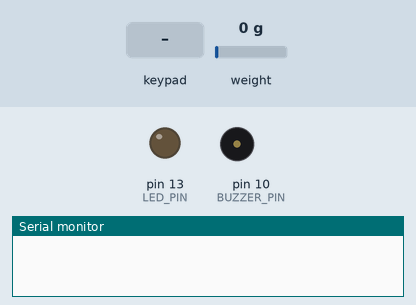
The sketch below on a simulated Arduino Mega 2560, built with avr-gcc and run on an emulated ATmega2560. On the bench: output pins drawn as LEDs (lit = HIGH), buzzer (waves = sounding), the last lines printed to the serial monitor. The inputs (shaded band) are chosen by the test bench; at power-on: weight on the scale 0 g.

Above: at 2.2 s.
2.3 s: key '#' pressed
At 3.6 s:
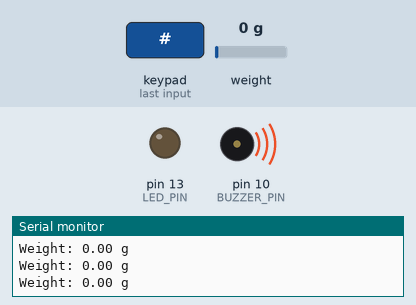
3.9 s: keypad keys 1 2 3 4 # # pressed 0.4 s apart
At 5.95 s:
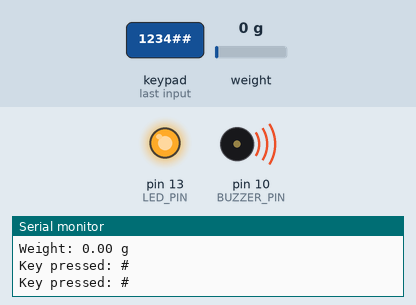
7.8 s: weight on the scale set to 33 g
9.3 s: weight on the scale set to 42 g
At 10.4 s:
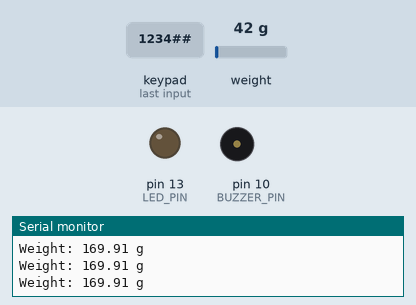
10.8 s: keypad keys 1 2 3 4 # # pressed 0.4 s apart
At 14.3 s:
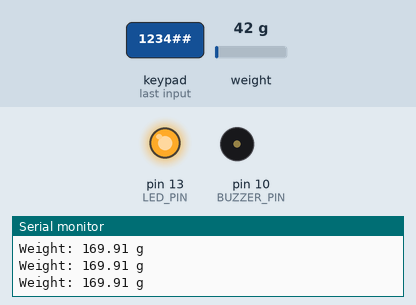
Timing chart, 0 to 15.8 s (numbered marks = the images above; inputs shaded):
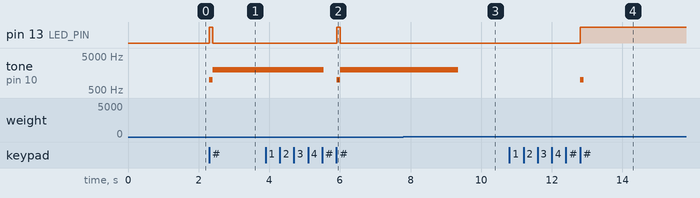

The sketch:

indianajones1.ino
```cpp
//Made by Umang Sharma
#include <Keypad.h>
#include <Wire.h>
#include "HX711.h"

// Define keypad pins
const byte ROWS = 4;
const byte COLS = 4;
char keys[ROWS][COLS] = {
  {'1','2','3','A'},
  {'4','5','6','B'},
  {'7','8','9','C'},
  {'*','0','#','D'}
};
byte rowPins[ROWS] = {2, 3, 4, 5}; // Connect to the row pinouts of the keypad
byte colPins[COLS] = {6, 7, 8, 9}; // Connect to the column pinouts of the keypad

// Initialize keypad
Keypad keypad = Keypad(makeKeymap(keys), rowPins, colPins, ROWS, COLS);

// Define passcode
const String passcode = "1234#"; //You can change this to whatever you like

// Define HX711 pins
//const int LOADCELL_DOUT_PIN = A1;
//const int LOADCELL_SCK_PIN = A0;
const int LOADCELL_DOUT_PIN = 21;
const int LOADCELL_SCK_PIN = 22;

// Define buzzer and LED pins
const int BUZZER_PIN = 10;
const int LED_PIN = 13;

// Define weight threshold
const int WEIGHT_THRESHOLD = 150; // Change this value according to your specific setup

// Initialize HX711 library
HX711 scale;
float scaleFactor = 0.00963211521;

// Variable to keep track of entered passcode
String enteredPasscode = "";
bool systemArmed = false;

void setup() {
  Serial.begin(9600);
  scale.begin(LOADCELL_DOUT_PIN, LOADCELL_SCK_PIN);
  scale.set_scale();
  scale.tare();

  pinMode(BUZZER_PIN, OUTPUT);
  pinMode(LED_PIN, OUTPUT);
}

void loop()
{
  char key = keypad.getKey();

  if (key != NO_KEY) {
    Serial.print("Key pressed: ");
    Serial.println(key);

    if (systemArmed) {
      if (key == passcode[enteredPasscode.length()]) {
        enteredPasscode += key;
      } else {
        enteredPasscode = "";
      }

      if (enteredPasscode == passcode) {
        // Passcode entered correctly, disarm the system
        digitalWrite(LED_PIN, LOW); // Turn off LED
        noTone(BUZZER_PIN); // Stop the tone
        enteredPasscode = ""; // Reset entered passcode
        systemArmed = false;
      }
    } else {
      if (key == '#') {
        // Arm the system
        digitalWrite(LED_PIN, HIGH); // Turn on LED
        tone(BUZZER_PIN, 1000, 1000); // Play a tone
        systemArmed = true;
      }
    }
  }

  if (systemArmed) {
    // Check weight sensor
    float weight = scale.get_units() * scaleFactor;
    Serial.print("Weight: ");
    Serial.print(weight);
    Serial.println(" g");
    if (weight < WEIGHT_THRESHOLD) {
      // Trigger alarm
      digitalWrite(LED_PIN, LOW); // Turn off LED
      tone(BUZZER_PIN, 2000); // Play a different tone continuously
    } else {
      noTone(BUZZER_PIN); // Stop the tone
    }
  } else {
    noTone(BUZZER_PIN); // Stop the tone
}
}
```

Measured:
- the behaviour switches between 37 and 38 g on weight on the scale (found by bisection; images 2 and 3)
- after the input at 2.3 s, pin 13 (LED_PIN): LOW → HIGH at once, → LOW 0.10 s later; tone on pin 10 (BUZZER_PIN): silent → 1000 Hz at once, → 2000 Hz 0.10 s later
- after the input at 3.9 s, pin 13 (LED_PIN): LOW → HIGH after 2.0 s, → LOW 0.10 s later; tone on pin 10 (BUZZER_PIN): 2000 Hz → silent after 1.6 s, → 1000 Hz 0.37 s later, → 2000 Hz 0.10 s later
- after the input at 9.3 s, tone on pin 10 (BUZZER_PIN): 2000 Hz → silent at once
- after the input at 10.8 s, pin 13 (LED_PIN): LOW → HIGH after 2.0 s; tone on pin 10 (BUZZER_PIN): silent → 1000 Hz after 2.0 s, → silent 0.10 s later
